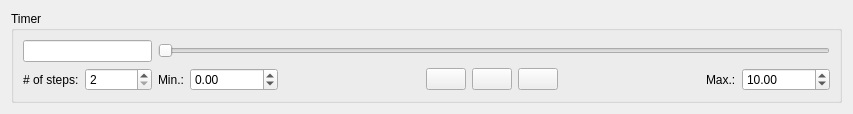
<?xml version="1.0" encoding="UTF-8"?>
<ui version="4.0">
 <class>TimeEditorWidget</class>
 <widget class="QWidget" name="TimeEditorWidget">
  <property name="geometry">
   <rect>
    <x>0</x>
    <y>0</y>
    <width>853</width>
    <height>106</height>
   </rect>
  </property>
  <property name="windowTitle">
   <string>Time Editor</string>
  </property>
  <layout class="QGridLayout" name="gridLayout">
   <item row="0" column="1">
    <widget class="QGroupBox" name="groupBox">
     <property name="title">
      <string>Timer</string>
     </property>
     <layout class="QGridLayout" name="gridLayout_2">
      <item row="0" column="0">
       <widget class="QLineEdit" name="lineEditTime"/>
      </item>
      <item row="0" column="1">
       <widget class="QSlider" name="horizontalSliderTime">
        <property name="sizePolicy">
         <sizepolicy hsizetype="Expanding" vsizetype="Fixed">
          <horstretch>1</horstretch>
          <verstretch>0</verstretch>
         </sizepolicy>
        </property>
        <property name="orientation">
         <enum>Qt::Horizontal</enum>
        </property>
       </widget>
      </item>
      <item row="1" column="0">
       <layout class="QHBoxLayout" name="horizontalLayout_2">
        <item>
         <widget class="QLabel" name="label_3">
          <property name="text">
           <string># of steps:</string>
          </property>
         </widget>
        </item>
        <item>
         <widget class="QSpinBox" name="spinBoxNumberofSteps">
          <property name="minimum">
           <number>2</number>
          </property>
          <property name="maximum">
           <number>999999</number>
          </property>
         </widget>
        </item>
       </layout>
      </item>
      <item row="1" column="1">
       <layout class="QHBoxLayout" name="horizontalLayout">
        <item>
         <widget class="QLabel" name="label">
          <property name="text">
           <string>Min.:</string>
          </property>
         </widget>
        </item>
        <item>
         <widget class="QDoubleSpinBox" name="doubleSpinBoxMinimumTime">
          <property name="minimum">
           <double>-99999999.989999994635582</double>
          </property>
         </widget>
        </item>
        <item>
         <spacer name="horizontalSpacer">
          <property name="orientation">
           <enum>Qt::Horizontal</enum>
          </property>
          <property name="sizeHint" stdset="0">
           <size>
            <width>71</width>
            <height>20</height>
           </size>
          </property>
         </spacer>
        </item>
        <item>
         <widget class="QPushButton" name="pushButtonPlayReverse">
          <property name="text">
           <string/>
          </property>
          <property name="icon">
           <iconset resource="../icons.qrc">
            <normaloff>:/zincwidgets/images/icons/playback-start-reverse-icon.png</normaloff>:/zincwidgets/images/icons/playback-start-reverse-icon.png</iconset>
          </property>
         </widget>
        </item>
        <item>
         <widget class="QPushButton" name="pushButtonStop">
          <property name="text">
           <string/>
          </property>
          <property name="icon">
           <iconset resource="../icons.qrc">
            <normaloff>:/zincwidgets/images/icons/playback-stop-icon.png</normaloff>:/zincwidgets/images/icons/playback-stop-icon.png</iconset>
          </property>
         </widget>
        </item>
        <item>
         <widget class="QPushButton" name="pushButtonPlay">
          <property name="text">
           <string/>
          </property>
          <property name="icon">
           <iconset resource="../icons.qrc">
            <normaloff>:/zincwidgets/images/icons/playback-start-icon.png</normaloff>:/zincwidgets/images/icons/playback-start-icon.png</iconset>
          </property>
         </widget>
        </item>
        <item>
         <spacer name="horizontalSpacer_2">
          <property name="orientation">
           <enum>Qt::Horizontal</enum>
          </property>
          <property name="sizeHint" stdset="0">
           <size>
            <width>71</width>
            <height>20</height>
           </size>
          </property>
         </spacer>
        </item>
        <item>
         <widget class="QLabel" name="label_2">
          <property name="text">
           <string>Max.:</string>
          </property>
         </widget>
        </item>
        <item>
         <widget class="QDoubleSpinBox" name="doubleSpinBoxMaximumTime">
          <property name="minimum">
           <double>-99999999.989999994635582</double>
          </property>
          <property name="maximum">
           <double>99999999.989999994635582</double>
          </property>
          <property name="value">
           <double>10.000000000000000</double>
          </property>
         </widget>
        </item>
       </layout>
      </item>
     </layout>
    </widget>
   </item>
  </layout>
 </widget>
 <resources>
  <include location="../icons.qrc"/>
 </resources>
 <connections/>
</ui>
